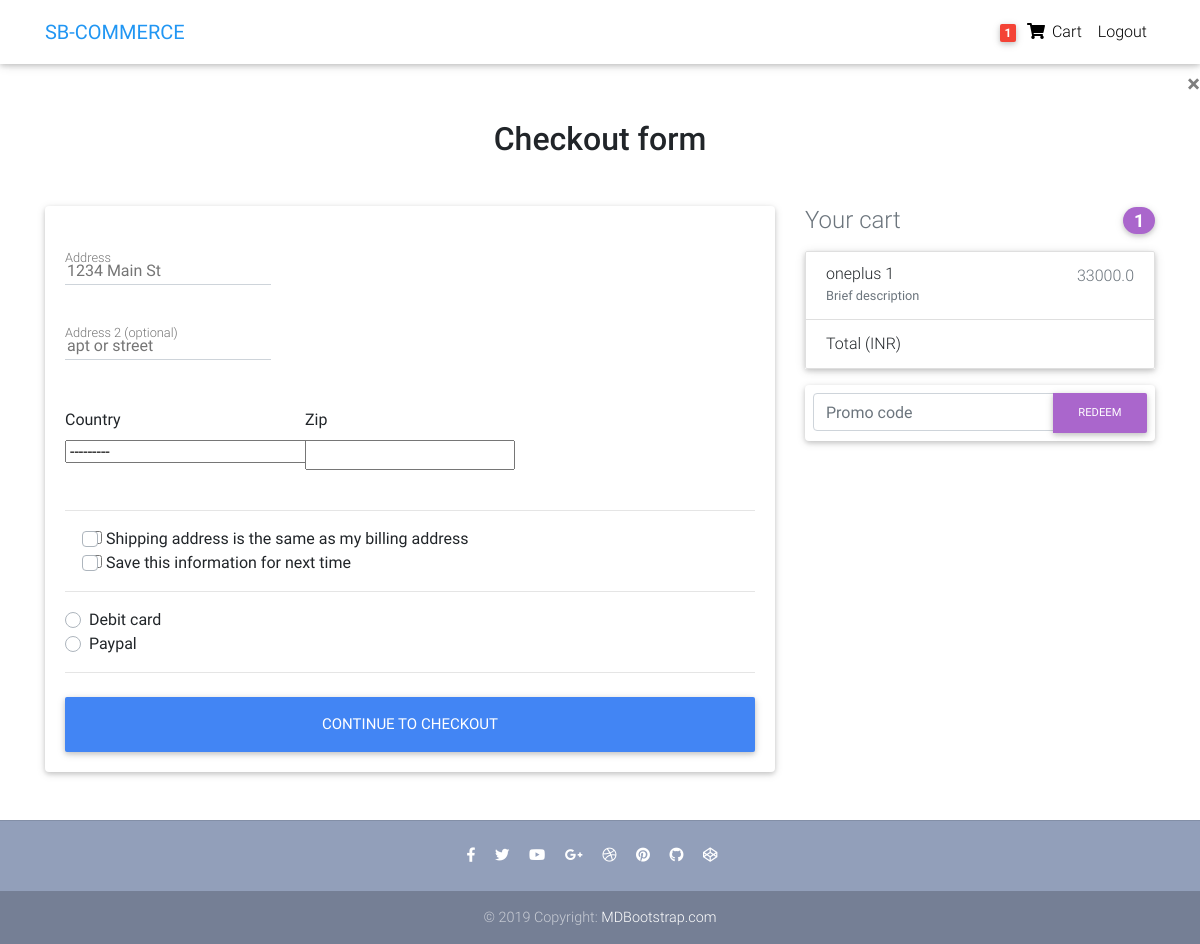
/checkout/ (signed in), run on an earlier commit of the app's database.
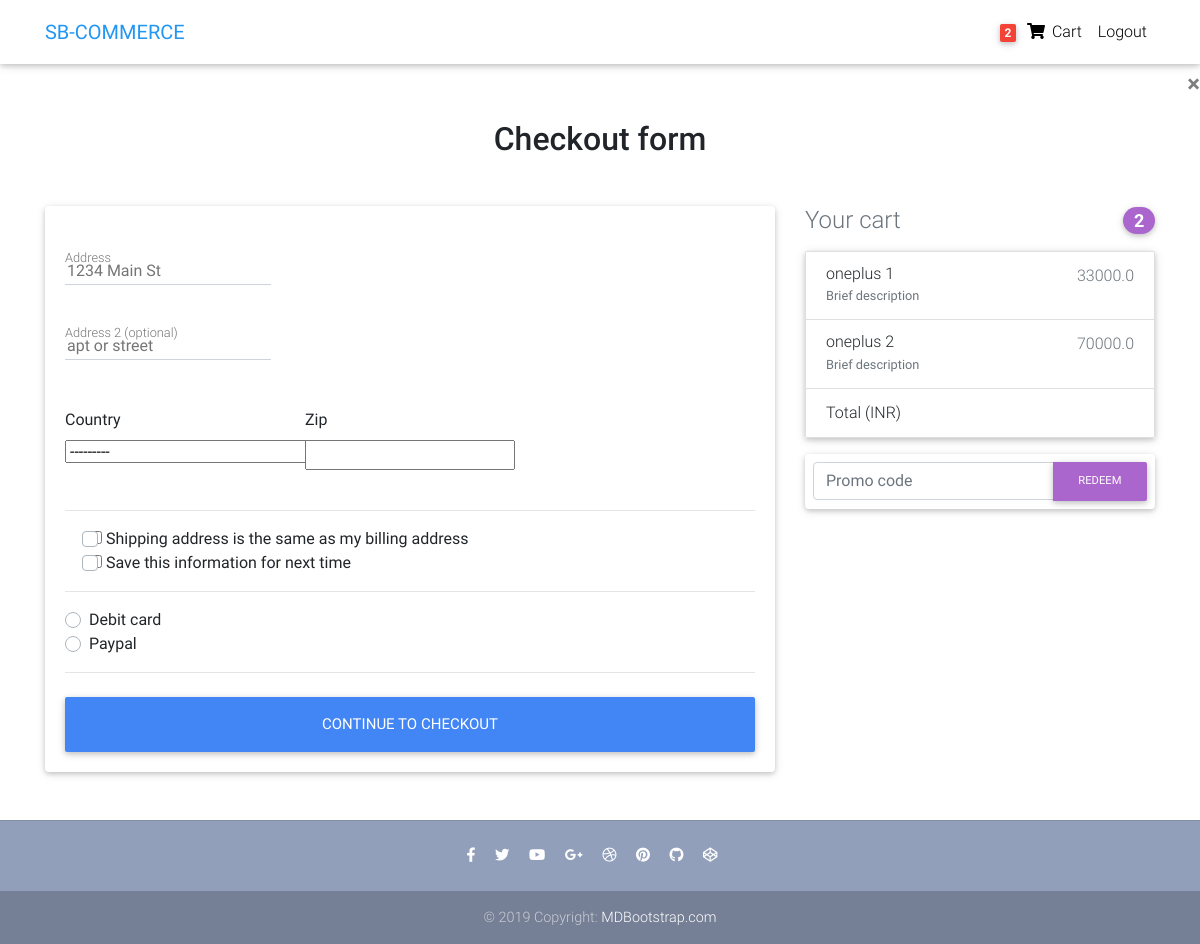
And on a later commit of the database.
### core/models.py (models this page shows, shortened)
class Order(models.Model):
    user = models.ForeignKey(settings.AUTH_USER_MODEL, on_delete = models.CASCADE)
    items = models.ManyToManyField(OrderItem)
    start_date = models.DateTimeField(auto_now_add=True)
    ordered_date = models.DateTimeField()
    ordered = models.BooleanField(default=False)

class OrderItem(models.Model):
    user = models.ForeignKey(settings.AUTH_USER_MODEL, on_delete = models.CASCADE)
    ordered = models.BooleanField(default=False)
    item = models.ForeignKey(Item, on_delete= models.CASCADE)
    quantity = models.IntegerField(default=1)
    def get_total_item_price(self):
        return self.quantity * self.item.price

class Item(models.Model):
    title = models.CharField(max_length=100)
    price = models.FloatField()
    discount_price = models.FloatField(blank = True, null = True)
    catagory = models.CharField(choices = CATAGORY_CHOICES , max_length=2)
    label = models.CharField( choices = LABEL_CHOICES , max_length=1)
    slug = models.SlugField()
    discription = models.TextField()

### core/views.py (the view, shortened to what this page needs)
# urls.py: path('checkout/', CheckoutView.as_view(), name='checkout-page'),
class CheckoutView(View):
    def get(self, *args, **kwargs):
        form = CheckoutForm()
        order = Order.objects.get(user=self.request.user, ordered = False)
        context = {
            'form':form,
            'order':order
        }
        return render(self.request, "checkout-page.html", context)

### core/forms.py
class CheckoutForm(forms.Form):
    shipping_address = forms.CharField(widget=forms.TextInput(attrs={
        'placeholder':'1234 Main St'
    }))
    shipping_address2 = forms.CharField(required=False,widget=forms.TextInput(attrs={
        'placeholder':'apt or street'
    }) )
    country = CountryField(blank_label='(select country)').formfield()
    zip_code = forms.CharField()
    same_billing_address = forms.BooleanField(widget=forms.CheckboxInput())
    save_info = forms.BooleanField(widget=forms.CheckboxInput())
    payment_option = forms.ChoiceField(
        widget=forms.RadioSelect(), choices=PAYMENT_OPTION)

### core/templatetags/cart_template_tags.py (called while the page is built)
@register.filter
def cart_item_count(user):
    if user.is_authenticated:
        qs = Order.objects.filter(user = user, ordered  = False)
        if qs.exists():
            return qs[0].items.count()
        return 0

### templates/checkout-page.html (shortened to what this page needs)
{% extends 'base.html' %}
{% load static %}
{% load crispy_forms_tags %}
{% load cart_template_tags  %}
{% block content %}
{% include "navbar.html" %}
<main>
  <div class="container wow fadeIn">
    <h2 class="my-5 h2 text-center">Checkout form</h2>
    <div class="row">
      <div class="col-md-8 mb-4">
        <div class="card">
          <form class="card-body">
            <div class="row">
            </div>
            <div class="md-form mb-5">
              {{ form.shipping_address }}
              <label for="address">Address</label>
            </div>
            <div class="md-form mb-5">
              {{ form.shipping_address2 }}
              <label for="address-2" class="">Address 2 (optional)</label>
            </div>
            <div class="row">
              <div class="col-lg-4 col-md-12 mb-4">
                <label for="country">Country</label>
                {{ form.country }}
              </div>
              <div class="col-lg-4 col-md-6 mb-4">
                <label for="zip">Zip</label>
                {{ form.zip_code }}
              </div>
            </div>
            <hr>
            <div class="custom-control custom-checkbox">
              {{ form.same_billing_address }}
              <label class="custom-control-label" for="same-address">Shipping address is the same as my billing
                address</label>
            </div>
            <div class="custom-control custom-checkbox">
              {{ form.save_info }}
              <label class="custom-control-label" for="save-info">Save this information for next time</label>
            </div>
            <hr>
            <div class="d-block my-3">
              <div class="custom-control custom-radio">
                <label class="custom-control-label" for="debit">Debit card</label>
              </div>
              <div class="custom-control custom-radio">
                <label class="custom-control-label" for="paypal">Paypal</label>
              </div>
            </div>
            <hr class="mb-4">
            <button class="btn btn-primary btn-lg btn-block" type="submit">Continue to checkout</button>
          </form>
        </div>
      </div>
      <div class="col-md-4 mb-4">
        <h4 class="d-flex justify-content-between align-items-center mb-3">
          <span class="text-muted">Your cart</span>
          <span class="badge badge-secondary badge-pill">{{ request.user|cart_item_count }}</span>
        </h4>
        <ul class="list-group mb-3 z-depth-1">
        {% for order_item in order.items.all %}
          <li class="list-group-item d-flex justify-content-between lh-condensed">
            <div>
              <h6 class="my-0">{{ order_item.item.title }}</h6>
              <small class="text-muted">Brief description</small>
            </div>
            <span class="text-muted">{{ order_item.get_total_item_price }}</span>
          </li>
          {% endfor %}
          <li class="list-group-item d-flex justify-content-between">
            <span>Total (INR)</span>
          </li>
        </ul>
        <form class="card p-2">
          <div class="input-group">
            <input type="text" class="form-control" placeholder="Promo code" aria-label="Recipient's username"
              aria-describedby="basic-addon2">
            <div class="input-group-append">
              <button class="btn btn-secondary btn-md waves-effect m-0" type="button">Redeem</button>
            </div>
          </div>
        </form>
      </div>
    </div>
  </div>
</main>
{% endblock %}

### templates/navbar.html (shortened to what this page needs)
{% load cart_template_tags  %}
<nav class="navbar fixed-top navbar-expand-lg navbar-light white scrolling-navbar">
        <div class="container">
          <a class="navbar-brand waves-effect" href="/" target="_blank">
            <strong class="blue-text">SB-COMMERCE</strong>
          </a>
          <div class="collapse navbar-collapse" id="navbarSupportedContent" href="/">
            <ul class="navbar-nav nav-flex-icons">
              {% if request.user.is_authenticated %}
              <li class="nav-item">
                <a  href="{% url 'core:order-summary' %}" class="nav-link waves-effect">
                  <span class="badge red z-depth-1 mr-1">{{ request.user|cart_item_count }}</span>
                  <i class="fas fa-shopping-cart"></i>
                  <span class="clearfix d-none d-sm-inline-block"> Cart </span>
                </a>
                <li class="nav-item">
                    <a class="nav-link waves-effect" href="{% url 'account_logout' %}">
                      <span class="clearfix d-none d-sm-inline-block"> Logout </span>
                    </a>
                  </li>
              </li>
              {% endif %}
            </ul>
          </div>
        </div>
      </nav>

What changed in the data, as far as the page shows it:
now on this page (row edited): OrderItem: item "oneplus 2", get_total_item_price "70000.0"
Also different on the page:
{{ request.user|cart_item_count }}: "1" → "2"
